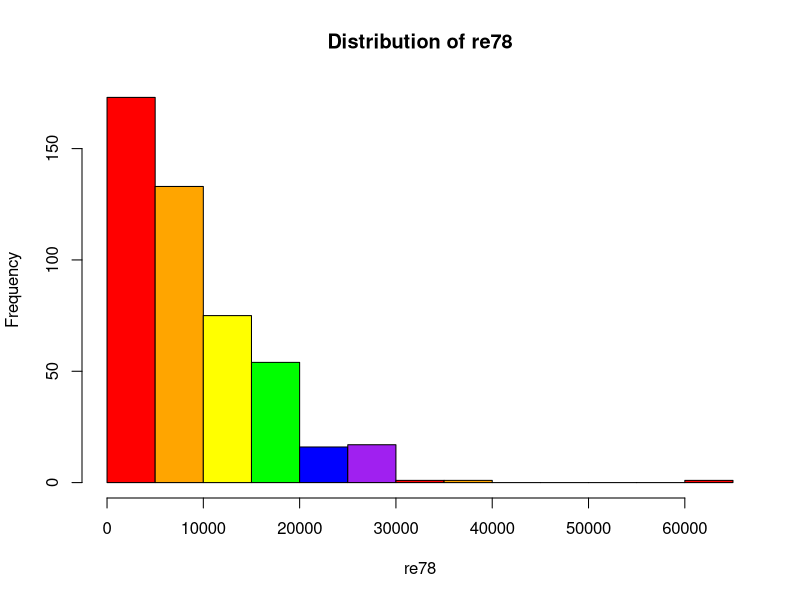
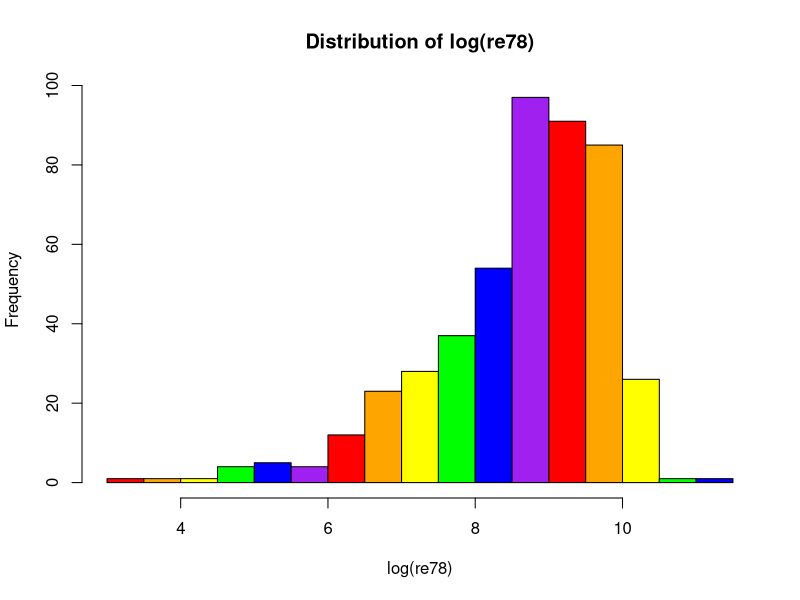
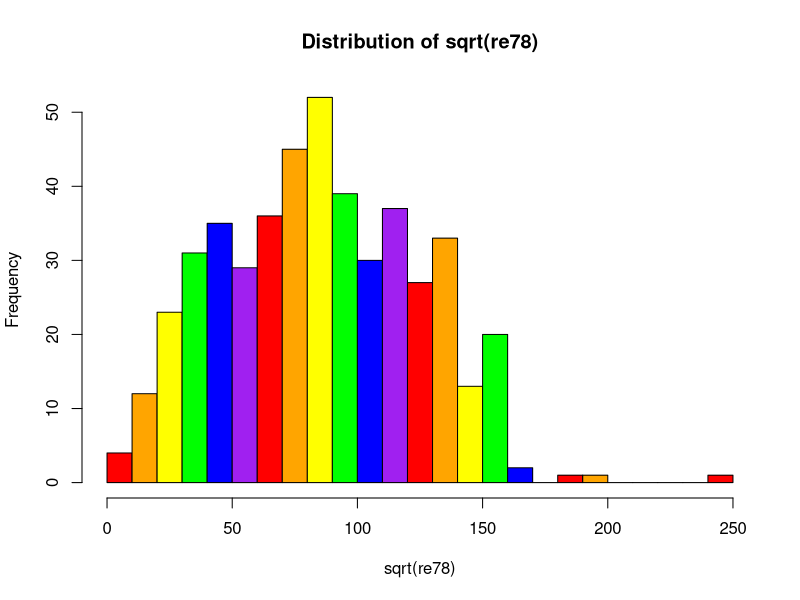
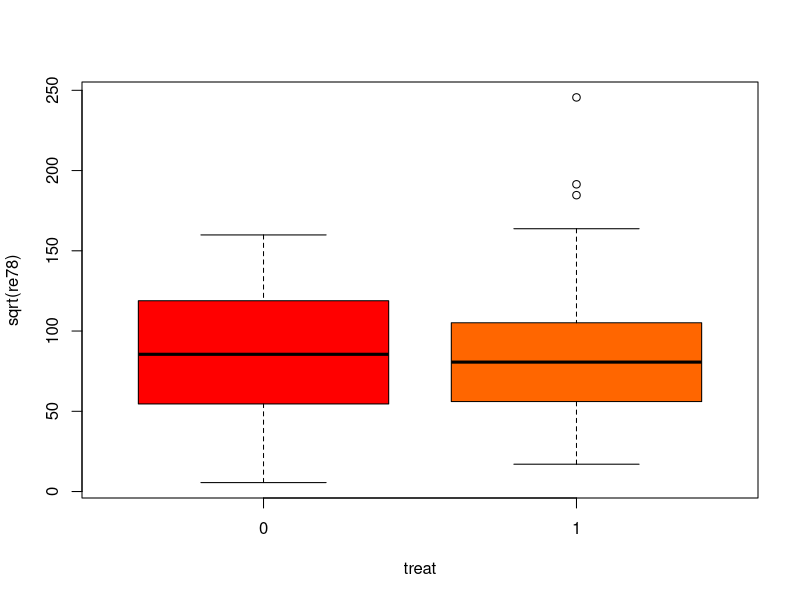
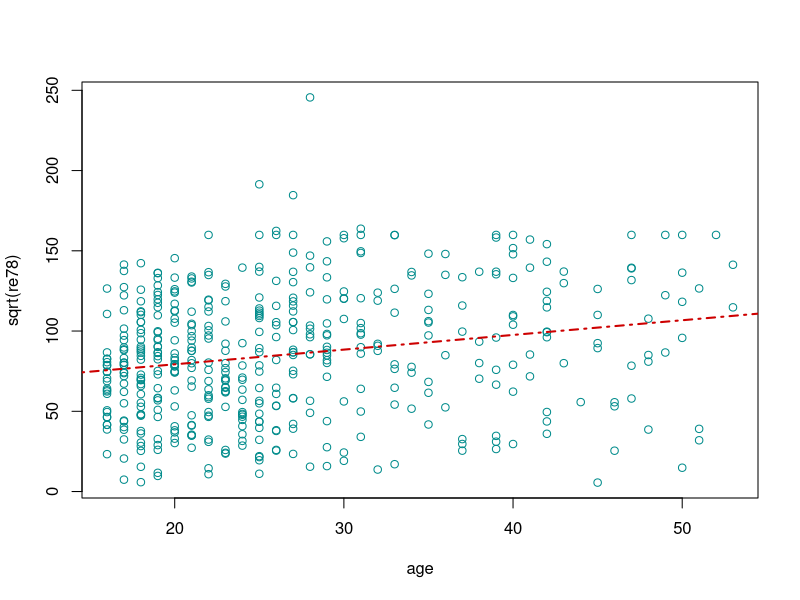
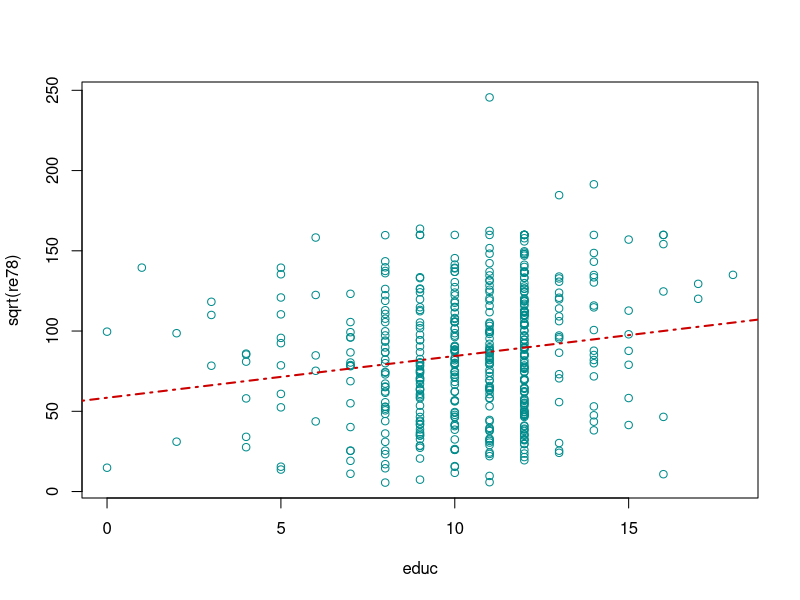
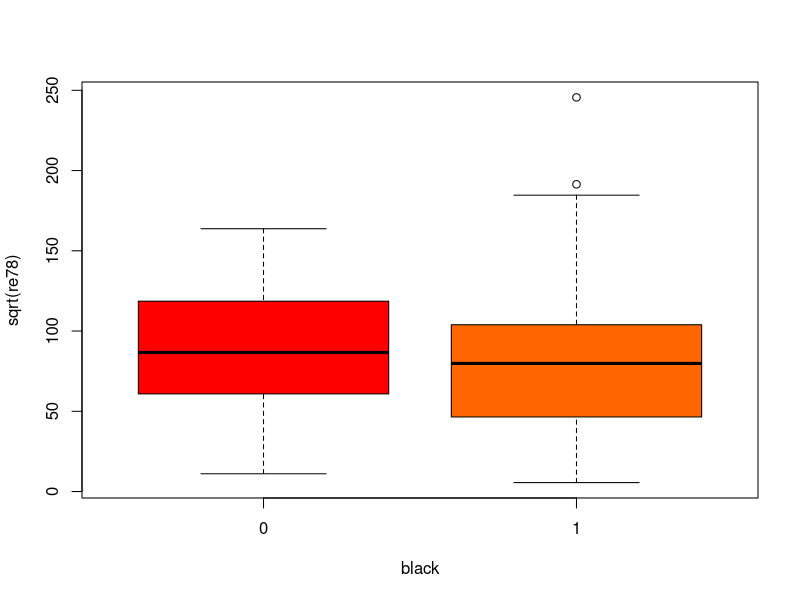
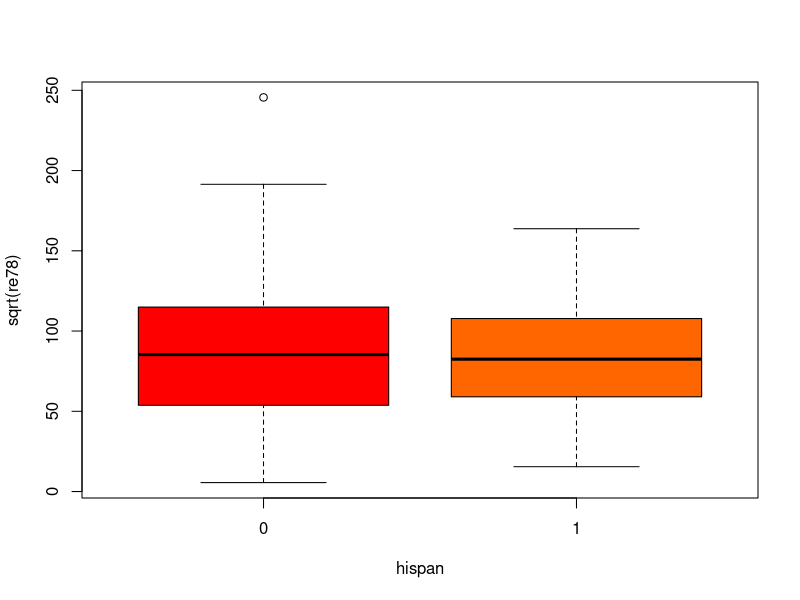

The R source for these figures, in order:
## ---- chunk 1
knitr::opts_chunk$set(echo = TRUE)
library(arm)
library(pROC)
library(e1071)
library(caret)
library(knitr)
library(ggplot2)
library(rms)
rb <- c('red', 'orange', 'yellow', 'green', 'blue', 'purple')
## ---- chunk 2
wages <- read.csv('lalondedata.csv', na.strings = "NA")
wages <- wages[, c('treat', 'age', 'educ', 'black', 'hispan', 'married', 'nodegree',
                   're74', 're75', 're78')]
wages$re78_sqrt <- sqrt(wages$re78)
wages$age_c <- wages$age - mean(wages$age)
wages$educ_c <- wages$educ - mean(wages$educ)
wages$re74_c <- wages$re74 - mean(wages$re74)
wages <- wages[wages$re78 != 0,]
## ---- chunk 3
hist(wages$re78, xlab = "re78", main = "Distribution of re78", 
     col = rb, breaks = 20)
hist(log(wages$re78 + 1), xlab = "log(re78)", main = "Distribution of log(re78)", 
     col = rb, breaks = 20)
hist(wages$re78_sqrt, xlab = "sqrt(re78)", main = "Distribution of sqrt(re78)", 
     col = rb, breaks = 20)
## ---- chunk 4

lm_wages0 <- lm(formula = re78_sqrt ~ re74 + educ + age + married + re74:age + re74:married, data = wages)

lm_wages1 <- lm(formula = re78_sqrt ~ re74_c + educ_c + age_c + married + re74_c:age_c + re74_c:married, data = wages)

vif_table <- cbind(data.frame(vif(lm_wages0)), data.frame(vif(lm_wages1)))
colnames(vif_table) = c('VIF without Centering', 'VIF for Centered Data')
kable(vif_table, caption = 'VIF Values for Both Models')


## ---- chunk 5
#n <- nrow(wages)
null_model <- lm(re78_sqrt ~ 1, data = wages)
full_model <- lm(re78_sqrt ~ treat * age_c * educ_c * black * hispan * married * nodegree * re74_c,
                 data = wages)
#model_forward <- step(null_model, scope = formula(full_model), 
                      #direction = 'forward', trace = 0)
#model_forward2 <- step(null_model, scope = formula(full_model),
                       #direction = 'forward', trace = 0, k = log(n))
#summary(model_forward)
#summary(model_forward2)
#confint(model_forward, level = 0.95)

#model_backward <- step(full_model, direction = 'backward', trace = 0)
#model_backward2 <- step(full_model, direction = 'backward', trace = 0, k = log(n))
#summary(model_backward)
#summary(model_backward2)

model_stepwise <- step(null_model, scope = formula(full_model), 
                      direction = 'both', trace = 0)
#model_stepwise2 <- step(null_model, scope = formula(full_model),
                      #direction = 'both', trace = 0, k = log(n))
#summary(model_stepwise)
#summary(model_stepwise2)

#lm_wages <- lm(formula = re78_sqrt ~ re74 + educ + age + married + re74:age + re74:married, data = wages)
#summary(lm_wages)
#vif(lm_wages)

lm_wages <- lm(formula = re78_sqrt ~ re74_c + educ_c + age_c + treat + married + re74_c:age_c + re74_c:married, data = wages)
#summary(lm_wages)
#confint.default(lm_wages)

kable(anova(model_stepwise, lm_wages), caption = 'F-Test Results')
#vif(lm_wages)
## ---- chunk 6
kable(vif(lm_wages), col.names	= c('VIF'), caption = 'VIFs for Final Model')
## ---- chunk 7
kable(matrix(c('(intercept)', 're74_c', 'educ_c', 'age_c', 'treat', 'married', '5744.1241*', -0.0548, 341.6613, 57.5549, 801.4035, 1106.5340), nrow = 6, ncol = 2), col.names = c('Variable', 're_78 Slope at Baseline'), caption = 're_78 Slopes at Baseline')
## ---- chunk 8
boxplot(re78_sqrt ~ treat, data = wages, ylab = 'sqrt(re78)',
        xlab = 'treat', col = rainbow(15))

plot(wages$re78_sqrt ~ wages$age, xlab = 'age', ylab = 'sqrt(re78)', col = 'cyan4')
abline(lm(re78_sqrt ~ age, data = wages), col = 'red3', lty = 10, lwd = 2)

plot(wages$re78_sqrt ~ wages$educ, xlab = 'educ', ylab = 'sqrt(re78)', col = 'cyan4')
abline(lm(re78_sqrt ~ educ, data = wages), col = 'red3', lty = 10, lwd = 2)

boxplot(re78_sqrt ~ black, data = wages, ylab = 'sqrt(re78)',
        xlab = 'black', col = rainbow(15))

boxplot(re78_sqrt ~ hispan, data = wages, ylab = 'sqrt(re78)',
        xlab = 'hispan', col = rainbow(15))

boxplot(re78_sqrt ~ married, data = wages, ylab = 'sqrt(re78)',
        xlab = 'married', col = rainbow(15))

boxplot(re78_sqrt ~ nodegree, data = wages, ylab = 'sqrt(re78)',
        xlab = 'nodegree', col = rainbow(15))

plot(wages$re78_sqrt ~ wages$re74, xlab = 're74', ylab = 'sqrt(re78)', col = 'cyan4')
abline(lm(re78_sqrt ~ re74, data = wages), col = 'gold', lty = 10, lwd = 2)

## ---- chunk 9

plot(y = lm_wages$residual, x = wages$re74, xlab = "re74", ylab = "Residual", col = 'red3', main = "re74 vs. Residual")
abline(0,0)

plot(y = lm_wages$residual, x = wages$educ, xlab = "educ", ylab = "Residual", col = 'lightblue', main = "educ vs. Residual")
abline(0,0)

plot(y = lm_wages$residual, x = wages$age, xlab = "age", ylab = "Residual", col = 'green3', main = "age vs. Residual")
abline(0,0)

plot(y = lm_wages$residual, x = wages$treat, xlab = "treat", ylab = "Residual", col = 'gold', main = "treat vs. Residual")
abline(0,0)

plot(y = lm_wages$residual, x = wages$married, xlab = "married", ylab = "Residual", col = 'red3', main = "married vs. Residual")
abline(0,0)

plot(lm_wages, which = 1, col = 'orange')

plot(lm_wages, which = 2, col = 'darkblue')
## ---- chunk 10
lm_wages <- lm(formula = re78_sqrt ~ re74 + educ + age + treat + married + re74:age 
               + re74:married, data = wages)
summary(lm_wages)
## ---- chunk 11
lm_wages <- lm(formula = re78_sqrt ~ re74_c + educ_c + age_c + treat + married 
               + re74_c:age_c + re74_c:married, data = wages)
summary(lm_wages)
confint.default(lm_wages)
